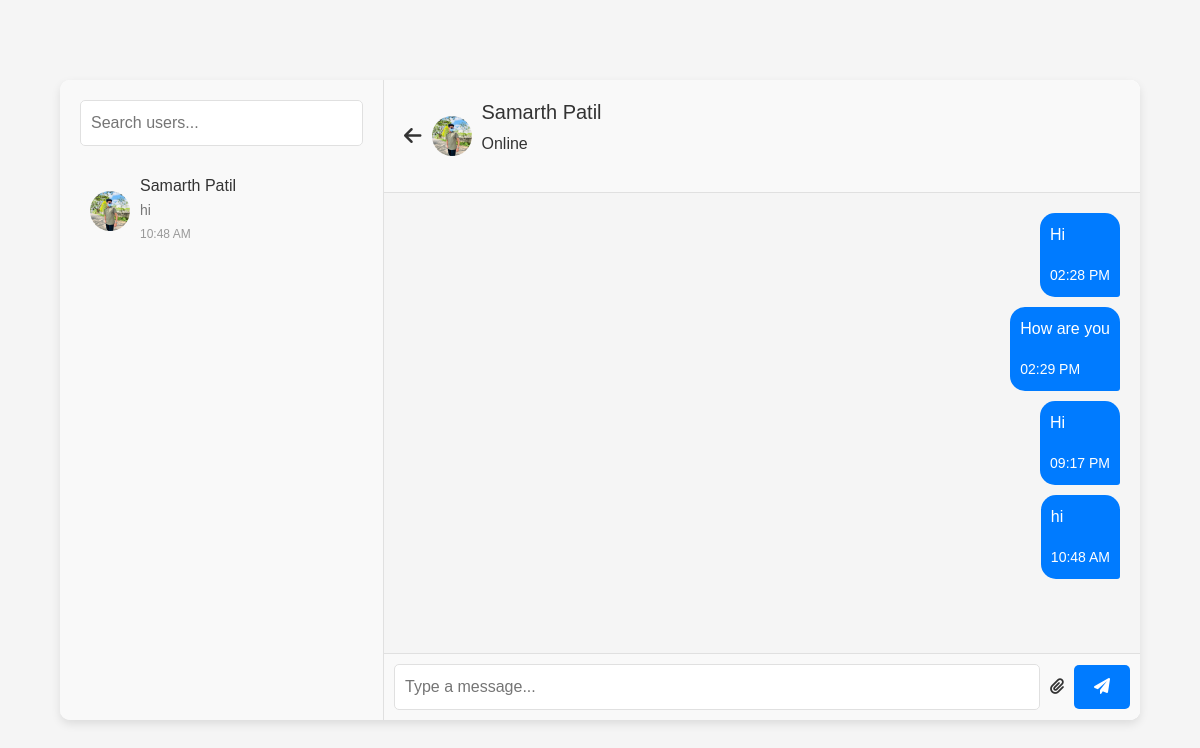
The page /PHPUIFiles/freelancer_messages.php?user_id=1 (signed in) on the database its author committed.
### tables this page shows
CREATE TABLE "users" (
	"users_id"	INTEGER,
	"users_name"	VARCHAR(255),
	"username"	VARCHAR(255),
	"users_password"	VARCHAR(255) UNIQUE,
	"users_email"	VARCHAR(255),
	"users_contact"	INTEGER,
	"users_gender"	VARCHAR(255),
	"users_dob"	DATE,
	"users_profile_img"	VARCHAR(255),
	PRIMARY KEY("users_id" AUTOINCREMENT)
);

CREATE TABLE messages (
    id INTEGER PRIMARY KEY AUTOINCREMENT,
    sender_id INTEGER NOT NULL, 
    receiver_id INTEGER NOT NULL, 
    message TEXT NOT NULL, 
    attachment_path TEXT, 
    timestamp DATETIME DEFAULT CURRENT_TIMESTAMP,
    FOREIGN KEY (sender_id) REFERENCES users(id),
    FOREIGN KEY (receiver_id) REFERENCES freelancers(id)
);

### PHPUIFiles/freelancer_messages.php (the view, shortened to what this page needs)
<?php
$db = new SQLite3('C:\xampp\htdocs\FreelanceMarketplace\Connection\Freelance_db.db');
$freelancer_username = $_SESSION["username"];
$freelancerQuery = $db->prepare("SELECT * FROM freelancers WHERE username = :username");
$freelancerQuery->bindValue(':username', $freelancer_username, SQLITE3_TEXT);
$freelancerResult = $freelancerQuery->execute();
$freelancer = $freelancerResult->fetchArray(SQLITE3_ASSOC);
$freelancer_id = $freelancer['id'];
if (isset($_GET['user_id'])) {
    $user_id = $_GET['user_id'];
    $userQuery = $db->prepare("SELECT * FROM users WHERE users_id = :users_id");
    $userQuery->bindValue(':users_id', $user_id, SQLITE3_INTEGER);
    $userResult = $userQuery->execute();
    $user = $userResult->fetchArray(SQLITE3_ASSOC);
} else {
    $user = null;
}
$recentChatsQuery = $db->prepare("
    SELECT
        u.users_id AS id,
        u.users_name AS name,
        u.users_profile_img AS profile_picture,
        (SELECT message FROM messages
         WHERE (sender_id = :freelancer_id AND receiver_id = u.users_id)
         OR (sender_id = u.users_id AND receiver_id = :freelancer_id)
         ORDER BY timestamp DESC LIMIT 1) AS last_message,
        (SELECT timestamp FROM messages
         WHERE (sender_id = :freelancer_id AND receiver_id = u.users_id)
         OR (sender_id = u.users_id AND receiver_id = :freelancer_id)
         ORDER BY timestamp DESC LIMIT 1) AS last_message_time
    FROM users u
    JOIN messages m ON u.users_id = m.sender_id OR u.users_id = m.receiver_id
    WHERE m.sender_id = :freelancer_id OR m.receiver_id = :freelancer_id
    GROUP BY u.users_id
");
$recentChatsQuery->bindValue(':freelancer_id', $freelancer_id, SQLITE3_INTEGER);
$recentChatsResult = $recentChatsQuery->execute();
function truncate($string, $length) {
    return $string;
}
function format_message_time($timestamp) {
    $now = new DateTime();
    $messageTime = new DateTime($timestamp);
    $diff = $now->diff($messageTime);
    if ($diff->days == 0) {
        return $messageTime->format('h:i A');
    } elseif ($diff->days == 1) {
        return 'Yesterday';
    } elseif ($diff->days < 7) {
        return $messageTime->format('D');
    } else {
        return $messageTime->format('M j');
    }
}
?>
<!DOCTYPE html>
<html lang="en">
<head>
    <link rel="stylesheet" href="https://cdnjs.cloudflare.com/ajax/libs/font-awesome/6.0.0-beta3/css/all.min.css">
    <link rel="stylesheet" href="https://cdnjs.cloudflare.com/ajax/libs/bootstrap/5.3.0/css/bootstrap.min.css">
    <link rel="stylesheet" href="../CSS files/messages.css">
</head>
<body>
    <div class="chat-app">
        <div class="recent-chats">
            <div class="search-bar">
                <input type="text" id="search-input" placeholder="Search users...">
            </div>
            <div class="recent-chats-list" id="recent-chats-list">
            <?php while ($chat = $recentChatsResult->fetchArray(SQLITE3_ASSOC)): ?>
                <div class="chat-item" onclick="location.href='freelancer_messages.php?user_id=<?= $chat['id'] ?>'">
                    <img src="<?= htmlspecialchars($chat['profile_picture']) ?>" alt="<?= htmlspecialchars($chat['name']) ?>">
                    <div class="chat-details">
                        <h5><?= htmlspecialchars($chat['name']) ?></h5>
                        <p class="last-message"><?= htmlspecialchars(truncate($chat['last_message'] ?? '', 20)) ?></p>
                        <small><?= format_message_time($chat['last_message_time'] ?? '') ?></small>
                    </div>
                </div>
            <?php endwhile; ?>
            </div>
        </div>
        <div class="chat-container">
            <?php if ($user): ?>
                <div class="chat-header">
                    <a href="freelancer_messages.php" class="back-btn"><i class="fas fa-arrow-left"></i></a>
                    <img src="<?= htmlspecialchars($user['users_profile_img']) ?>" alt="User" class="profile-pic">
                    <div class="user-details">
                        <h5><?= htmlspecialchars($user['users_name']) ?></h5>
                        <p class="status">Online</p>
                    </div>
                </div>
                <div class="chat-messages" id="chat-messages">
                    <?php
                    $messagesQuery = $db->prepare("
                        SELECT * FROM messages
                        WHERE (sender_id = :freelancer_id AND receiver_id = :user_id)
                        OR (sender_id = :user_id AND receiver_id = :freelancer_id)
                        ORDER BY timestamp ASC
                    ");
                    $messagesQuery->bindValue(':freelancer_id', $freelancer_id, SQLITE3_INTEGER);
                    $messagesQuery->bindValue(':user_id', $user_id, SQLITE3_INTEGER);
                    $messagesResult = $messagesQuery->execute();
                    while ($message = $messagesResult->fetchArray(SQLITE3_ASSOC)) {
                        $messageClass = ($message['sender_id'] == $freelancer_id) ? 'user-message' : 'freelancer-message';
                        echo "<div class='message $messageClass'>
                                <p>{$message['message']}</p>
                                <small>" . date('h:i A', strtotime($message['timestamp'])) . "</small>
                              </div>";
                    }
                    ?>
                </div>
                <div class="chat-input">
                    <input type="text" id="message-input" placeholder="Type a message...">
                    <label for="file-input" class="attachment-btn"><i class="fas fa-paperclip"></i></label>
                    <button id="send-btn"><i class="fas fa-paper-plane"></i></button>
                </div>
            <?php else: ?>
                <div class="no-chat-selected">
                    <p>Select a user to start chatting.</p>
                </div>
            <?php endif; ?>
        </div>
    </div>
</body>
</html>

### CSS files/messages.css (style rules this page uses)
body { margin: 0; font-family: 'Arial', sans-serif; background: #f5f5f5; color: #333; height: 100vh; display: flex; justify-content: center; align-items: center; }
.chat-app { display: flex; width: 90%; max-width: 1200px; height: 80vh; background: #fff; border-radius: 10px; overflow: hidden; box-shadow: 0 4px 10px rgba(0, 0, 0, 0.1); }
.recent-chats { width: 30%; background: #f9f9f9; padding: 20px; border-right: 1px solid #e0e0e0; overflow-y: auto; }
.search-bar input { width: 100%; padding: 10px; border: 1px solid #e0e0e0; border-radius: 5px; background: #fff; color: #333; outline: none; }
.recent-chats-list { margin-top: 20px; }
.chat-item { display: flex; align-items: center; padding: 10px; border-radius: 5px; margin-bottom: 10px; cursor: pointer; transition: background 0.3s; }
.chat-item img { width: 40px; height: 40px; border-radius: 50%; margin-right: 10px; }
.chat-details h5 { margin: 0; font-size: 16px; color: #333; }
.chat-details p { margin: 5px 0 0; font-size: 14px; color: #777; }
.chat-details small { font-size: 12px; color: #999; }
.chat-container { width: 70%; display: flex; flex-direction: column; background: #fff; }
.chat-header { display: flex; align-items: center; padding: 20px; background: #f9f9f9; border-bottom: 1px solid #e0e0e0; }
.chat-header .back-btn { color: #333; font-size: 20px; margin-right: 10px; cursor: pointer; }
.chat-header .profile-pic { width: 40px; height: 40px; border-radius: 50%; margin-right: 10px; }
.chat-messages { flex: 1; padding: 20px; overflow-y: auto; background: #f5f5f5; display: flex; flex-direction: column; gap: 10px; }
.message { max-width: 70%; padding: 10px; border-radius: 15px; position: relative; }
.user-message { background-color: #007bff; color: white; align-self: flex-end; border-bottom-right-radius: 3px; }
.chat-input { display: flex; align-items: center; padding: 10px; background: #f9f9f9; border-top: 1px solid #e0e0e0; }
.chat-input input { flex: 1; padding: 10px; border: 1px solid #e0e0e0; border-radius: 5px; background: #fff; color: #333; outline: none; }
.chat-input .attachment-btn { margin: 0 10px; color: #333; cursor: pointer; }
.chat-input button { background: #007bff; border: none; padding: 10px 20px; border-radius: 5px; color: #fff; cursor: pointer; }

### rows shown on the page
users: users_profile_img (picture), users_name "Samarth Patil", last_message "hi", last_message_time "10:48 AM"
messages: message "Hi", timestamp "02:28 PM"
messages: message "How are you", timestamp "02:29 PM"
messages: message "Hi", timestamp "09:17 PM"
messages: message "hi", timestamp "10:48 AM"
